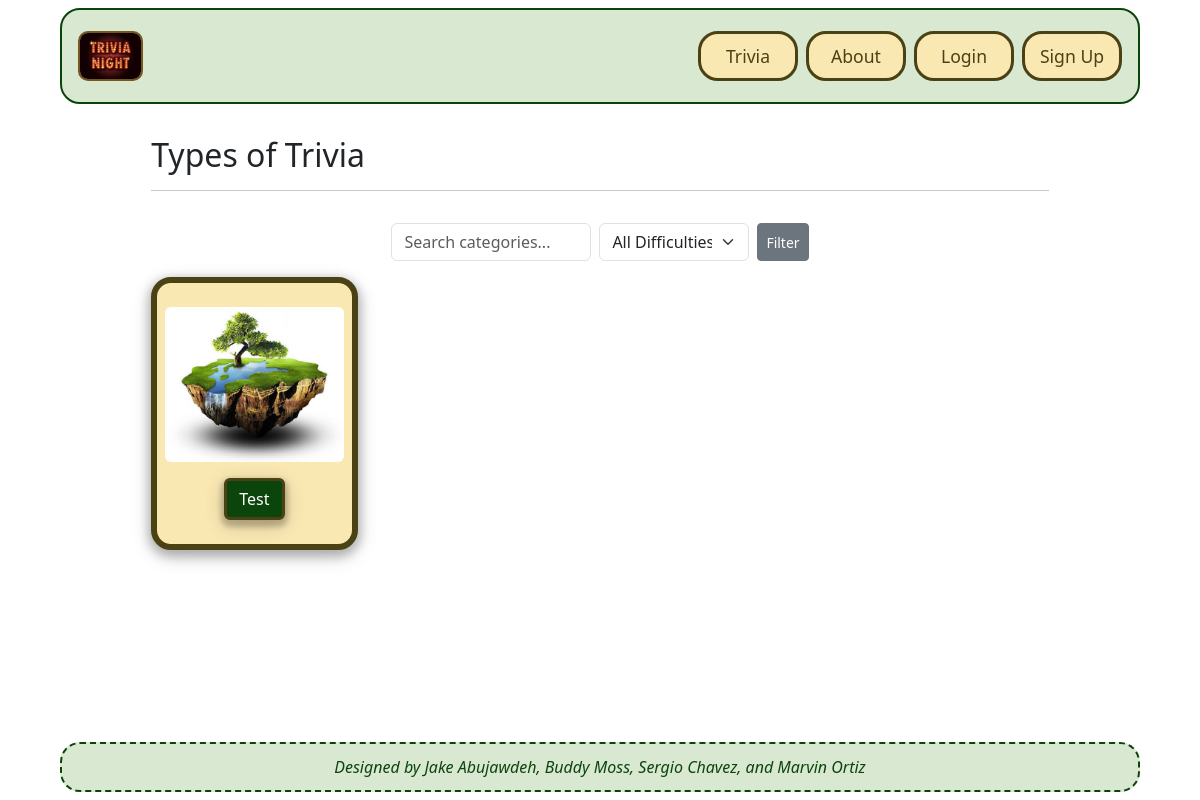
The page /trivias/ on the database as committed earlier.
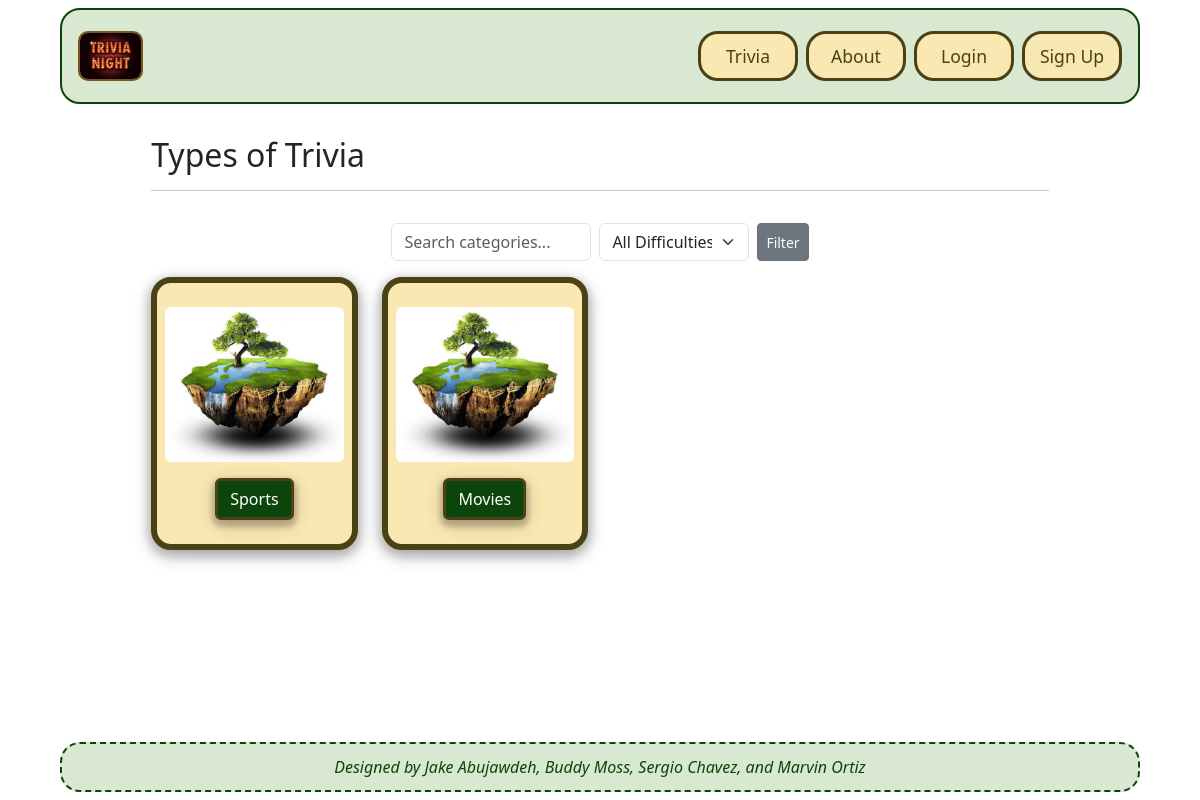
The same page on the database as committed later.
### trivias/models.py (models this page shows, shortened)
class Trivia(models.Model):
    id = models.AutoField(primary_key=True)
    name = models.CharField(max_length=255)
    difficulty = models.CharField(max_length=255)
    image = models.ImageField(upload_to='trivia_images/')
    url = models.CharField(max_length=255, blank=True, null=True)

### trivias/views.py (the view)
# urls.py: path('', views.index, name='home.index'),
def index(request):
    trivias=Trivia.objects.all()
    search_term = request.GET.get('search', '').strip()
    difficulty_filter = request.GET.get('difficulty', '')
    filtered_trivias = trivias
    if search_term:
        filtered_trivias = [t for t in trivias if search_term.lower() in t.name.lower()]
    if difficulty_filter:
        filtered_trivias = [t for t in filtered_trivias if t.difficulty == difficulty_filter]
    template_data = {}
    template_data['title'] = 'Trivias'
    template_data['trivias'] = filtered_trivias
    return render(request, 'trivias/index.html',
                  {'template_data': template_data, 'request': request})

### trivias/templates/trivias/index.html (shortened to what this page needs)
{% extends 'base.html' %}
{% block content %}
{% load static %}
<div class="p-3">
 <div class="container">
  <div class="row mt-3">
   <div class="col mx-auto mb-3">
   <h2>Types of Trivia</h2>
   <hr />
   </div>
  </div>
  <div class="row mb-3">
    <div class="col text-center">
        <form method="get" action="" class="d-flex justify-content-center">
            <input type="text" name="search" placeholder="Search categories..." value="{{ request.GET.search }}" class="form-control me-2" style="max-width:200px;">
            <select name="difficulty" class="form-select me-2" style="max-width:150px;">
                <option value="">All Difficulties</option>
            </select>
            <button type="submit" class="btn btn-secondary btn-sm">Filter</button>
        </form>
    </div>
</div>
  <div class="row">
   {% for trivia in template_data.trivias %}
   <div class=" col-md-4 col-lg-3 mb-2">
    <div class="trivia-card card p-2 align-items-center pt-4">
     <img src="{% static 'img/about.jpg' %}"
     class="card-img-top rounded">
     <div class="card-body text-center">
      <a href="{% url 'trivias.show' id=trivia.id %}"
      class="user-input-btn btn text-white">
      {{ trivia.name }}
       </a>
     </div>
    </div>
   </div>
   {% endfor %}
  </div>
 </div>
</div>
{% endblock content %}

### GTMovieStore/templates/base.html (shortened to what this page needs)
<!DOCTYPE html>
<html lang="en">
  {% load static %}
  <head>
<link href="https://cdn.jsdelivr.net/npm/bootstrap@5.3.0/dist/css/bootstrap.min.css" rel="stylesheet">
    <link href="https://cdn.jsdelivr.net/npm/bootstrap@5.3.3/dist/css/bootstrap.min.css" rel="stylesheet">
    <link rel="stylesheet" href="https://cdnjs.cloudflare.com/ajax/libs/font-awesome/6.1.1/css/all.min.css">
    <link rel="stylesheet" type="text/css" href="{% static 'css/style.css' %}">
  </head>
  <body>
    <nav class="p-3 navbar navbar-dark bg-border navbar-expand-lg">
        <a class="navbar-brand" href="{% url 'home.index' %}">
          <img src="{% static 'img/HomeTrivia.jpg' %}" alt="logo" height="40" />
        </a>
        <div class="collapse navbar-collapse" id="navbarNavAltMarkup">
          <div class="navbar-nav ms-auto navbar-ml">
           <a class="nav-link bg-green" href="{% url 'trivias.index' %}">Trivia</a>
            {% if user.is_authenticated %}
              <a class="nav-link bg-red" href="{% url 'accounts.logout' %}"><p class="nav-text">Logout ({{ user.username }})</p></a>
            {% else %}
              <a class="nav-link" href="{% url 'home.about' %}"><p class="nav-text">About</p></a>
              <a class="nav-link" href="{% url 'accounts.login' %}"><p class="nav-text">Login</p></a>
              <a class="nav-link" href="{% url 'accounts.signup' %}"><p class="nav-text">Sign Up</p></a>
            {% endif %}
          </div>
        </div>
    </nav>
    <div class="container">
      {% block content %}
      {% endblock content %}
    </div>
    <section class="ms-footer-bottom text-center">
        <p class="mb-0"><i>Designed by Jake Abujawdeh, Buddy Moss, Sergio Chavez, and Marvin Ortiz</i></p>
    </section>
  </body>
</html>

### GTMovieStore/static/css/style.css (style rules this page uses)
body { display: flex; flex-direction: column; align-items: center; min-height: 100vh; padding: 8px 0 0 0; margin: 0; }
.bg-border { border: 2px solid #0b450b; background-color: #d9e8d1; }
.navbar { width: 90%; border-radius: 20px; }
.navbar a.nav-link { text-align: center; width: 100px; font-size: 1.1rem; margin-left: 8px; border-radius: 20px; color: #4a4115 !important; display: flex; justify-content: center; align-items: center; height: 50px; background-color: #fae8b3 !important; border: 3px solid #4a4115; }
.nav-text { margin: 0; }
.navbar-brand img { border: 2px solid #75561f; border-radius: 10px; height: 50px; }
.bg-green { background-color: #0b450b !important; }
.ms-footer-bottom { width: 90%; height: 50px; border-radius: 20px; color: #0b450b; position: fixed; bottom: 8px; left: 0; right: 0; margin: auto; display: flex; flex-direction: column; justify-content: center; align-items: center; background-color: #d9e8d1; border: 2px dashed #0b450b; }
.container { width: 90%; }
.card { background-color: #fae8b3; border: 6px solid #4a4115; border-radius: 20px; box-shadow: 0 4px 10px 3px rgba(0, 0, 0, 0.2), 0 6px 20px 0 rgba(0, 0, 0, 0.19); }
.card-body { font-weight: bold; color: #4a4115; }
.trivia-card { background-color: #fae8b3; border: 6px solid #4a4115; border-radius: 20px; box-shadow: 0 4px 10px 3px rgba(0, 0, 0, 0.2), 0 6px 20px 0 rgba(0, 0, 0, 0.19); }
.user-input-btn { background-color: #0b450b; border: 3px solid #4a4115; box-shadow: 0 4px 5px 3px rgba(0, 0, 0, 0.2), 0 5px 20px 0 rgba(0, 0, 0, 0.19); }

Rows that differ between the two databases and show on the page:
changed Trivia: name "Test" → "Sports"
added Trivia: name "Movies"
